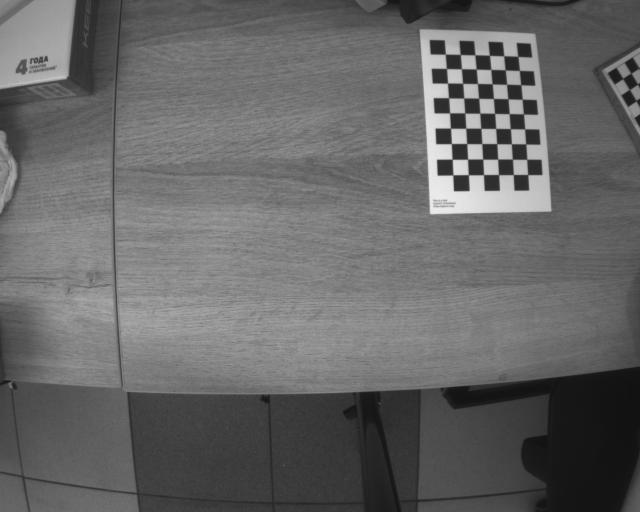
#> input picture calibration/3.png, 1280 x 1024 px, given in place of 582-3atemp.png, which was not available (shown at 1/2 size)
$ python find_obj.py ../calibration/3.png
#> lines starting #> are read from the running program, lines starting #| are printed output that depends on the picture; after the words box and inside, x2 and y2 are one past the last pixel; in counts of white or black regions, pixels touching at a corner belong together; pictures that were not available may be replaced by others from this repository, and a replacement may not be noted
#!/usr/bin/env python

'''
Feature-based image matching sample.

Note, that you will need the https://github.com/opencv/opencv_contrib repo for SIFT and SURF

USAGE
  find_obj.py [--feature=<sift|surf|orb|akaze|brisk>[-flann]] [ <image1> <image2> ]

  --feature  - Feature to use. Can be sift, surf, orb or brisk. Append '-flann'
               to feature name to use Flann-based matcher instead bruteforce.

  Press left mouse button on a feature point to see its matching point.
'''

# Python 2/3 compatibility
from __future__ import print_function

import numpy as np
import cv2
from modules.common import anorm, getsize

FLANN_INDEX_KDTREE = 1  # bug: flann enums are missing
FLANN_INDEX_LSH    = 6


def init_feature(name):
    chunks = name.split('-')
    if chunks[0] == 'sift':
        detector = cv2.xfeatures2d.SIFT_create()
        norm = cv2.NORM_L2
    elif chunks[0] == 'surf':
        detector = cv2.xfeatures2d.SURF_create(800)
        norm = cv2.NORM_L2
    elif chunks[0] == 'orb':
        detector = cv2.ORB_create(400)
        norm = cv2.NORM_HAMMING
    elif chunks[0] == 'akaze':
        detector = cv2.AKAZE_create()
        norm = cv2.NORM_HAMMING
    elif chunks[0] == 'brisk':
        detector = cv2.BRISK_create()
        norm = cv2.NORM_HAMMING
    else:
        return None, None
    if 'flann' in chunks:
        if norm == cv2.NORM_L2:
            flann_params = dict(algorithm = FLANN_INDEX_KDTREE, trees = 5)
        else:
            flann_params= dict(algorithm = FLANN_INDEX_LSH,
                               table_number = 6, # 12
                               key_size = 12,     # 20
                               multi_probe_level = 1) #2
        matcher = cv2.FlannBasedMatcher(flann_params, {})  # bug : need to pass empty dict (#1329)
    else:
        matcher = cv2.BFMatcher(norm)
    return detector, matcher


def filter_matches(kp1, kp2, matches, ratio = 0.75):
    mkp1, mkp2 = [], []
    for m in matches:
        if len(m) == 2 and m[0].distance < m[1].distance * ratio:
            m = m[0]
            mkp1.append( kp1[m.queryIdx] )
            mkp2.append( kp2[m.trainIdx] )
    p1 = np.float32([kp.pt for kp in mkp1])
    p2 = np.float32([kp.pt for kp in mkp2])
    kp_pairs = zip(mkp1, mkp2)
    return p1, p2, list(kp_pairs)

def explore_match(win, img1, img2, kp_pairs, status = None, H = None):
    h1, w1 = img1.shape[:2]
    h2, w2 = img2.shape[:2]
    vis = np.zeros((max(h1, h2), w1+w2), np.uint8)
    vis[:h1, :w1] = img1
    vis[:h2, w1:w1+w2] = img2
    vis = cv2.cvtColor(vis, cv2.COLOR_GRAY2BGR)

    if H is not None:
        corners = np.float32([[0, 0], [w1, 0], [w1, h1], [0, h1]])
        corners = np.int32( cv2.perspectiveTransform(corners.reshape(1, -1, 2), H).reshape(-1, 2) + (w1, 0) )
        cv2.polylines(vis, [corners], True, (255, 255, 255))

    if status is None:
        status = np.ones(len(kp_pairs), np.bool_)
    p1, p2 = [], []  # python 2 / python 3 change of zip unpacking
    for kpp in kp_pairs:
        p1.append(np.int32(kpp[0].pt))
        p2.append(np.int32(np.array(kpp[1].pt) + [w1, 0]))

    green = (0, 255, 0)
    red = (0, 0, 255)
    white = (255, 255, 255)
    kp_color = (51, 103, 236)
    for (x1, y1), (x2, y2), inlier in zip(p1, p2, status):
        if inlier:
            col = green
            cv2.circle(vis, (x1, y1), 2, col, -1)
            cv2.circle(vis, (x2, y2), 2, col, -1)
        else:
            col = red
            r = 2
            thickness = 3
            cv2.line(vis, (x1-r, y1-r), (x1+r, y1+r), col, thickness)
            cv2.line(vis, (x1-r, y1+r), (x1+r, y1-r), col, thickness)
            cv2.line(vis, (x2-r, y2-r), (x2+r, y2+r), col, thickness)
            cv2.line(vis, (x2-r, y2+r), (x2+r, y2-r), col, thickness)
    vis0 = vis.copy()
    for (x1, y1), (x2, y2), inlier in zip(p1, p2, status):
        if inlier:
            cv2.line(vis, (x1, y1), (x2, y2), green)

    #-----------------------------------------------------| ASIFT CHANGES FOR NIPEL SEARCH!
    #cv2.imshow(win, vis)
    return vis
    #-----------------------------------------------------|

    def onmouse(event, x, y, flags, param):
        cur_vis = vis
        if flags & cv2.EVENT_FLAG_LBUTTON:
            cur_vis = vis0.copy()
            r = 8
            m = (anorm(np.array(p1) - (x, y)) < r) | (anorm(np.array(p2) - (x, y)) < r)
            idxs = np.where(m)[0]
            kp1s, kp2s = [], []
            for i in idxs:
                 (x1, y1), (x2, y2) = p1[i], p2[i]
                 col = (red, green)[status[i]]
                 cv2.line(cur_vis, (x1, y1), (x2, y2), col)
                 kp1, kp2 = kp_pairs[i]
                 kp1s.append(kp1)
                 kp2s.append(kp2)
            cur_vis = cv2.drawKeypoints(cur_vis, kp1s, None, flags=4, color=kp_color)
            cur_vis[:,w1:] = cv2.drawKeypoints(cur_vis[:,w1:], kp2s, None, flags=4, color=kp_color)

        cv2.imshow(win, cur_vis)
    cv2.setMouseCallback(win, onmouse)
    return vis


if __name__ == '__main__':
    print(__doc__)

    import sys, getopt
    opts, args = getopt.getopt(sys.argv[1:], '', ['feature='])
    opts = dict(opts)
    feature_name = opts.get('--feature', 'brisk')
    try:
        fn1, fn2 = args
    except:
        fn1 = 'templates/582-3atemp.png'
        fn2 = 'templates/582-3a.png'

    img1 = cv2.imread(fn1, 0)
#> img1 is the input picture: shape (1024, 1280); min 17, max 238, mean 102.2
    img2 = cv2.imread(fn2, 0)
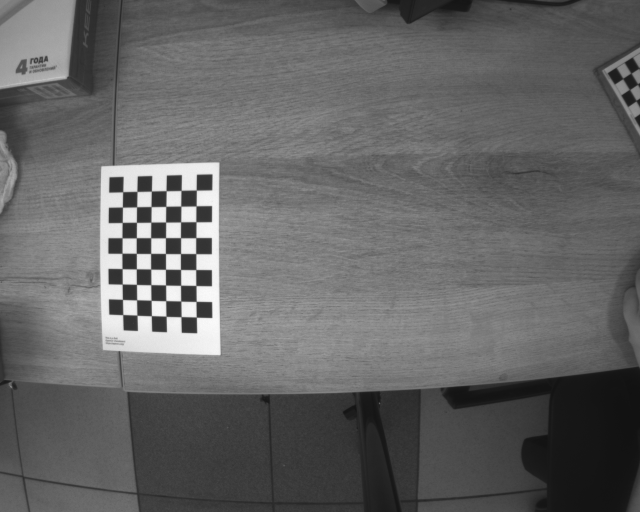
#> input picture calibration/4.png, 1280 x 1024 px, given in place of 582-3a.png, which was not available (shown at 1/2 size)
#> img2 is the input picture: shape (1024, 1280); min 17, max 254, mean 100.5
    detector, matcher = init_feature(feature_name)

    if img1 is None:
        print('Failed to load fn1:', fn1)
        sys.exit(1)

    if img2 is None:
        print('Failed to load fn2:', fn2)
        sys.exit(1)

    if detector is None:
        print('unknown feature:', feature_name)
        sys.exit(1)

    print('using', feature_name)

    kp1, desc1 = detector.detectAndCompute(img1, None)
#> kp1 = 1079 keypoints; strongest (x, y, size): (875, 262, 58.7), (876, 278, 72), (879, 324, 53.9), (877, 348, 29.8)
    kp2, desc2 = detector.detectAndCompute(img2, None)
#> kp2 = 1077 keypoints; strongest (x, y, size): (419, 568, 51.5), (419, 440, 49.6), (420, 504, 48.2), (419, 631, 48)
    print('img1 - %d features, img2 - %d features' % (len(kp1), len(kp2)))
#| img1 - 1079 features, img2 - 1077 features

    def match_and_draw(win):
        #print('matching...')
        raw_matches = matcher.knnMatch(desc1, trainDescriptors = desc2, k = 2) #2
        p1, p2, kp_pairs = filter_matches(kp1, kp2, raw_matches)
        if len(p1) >= 4:
            H, status = cv2.findHomography(p1, p2, cv2.RANSAC, 5.0)
            print('%d / %d  inliers/matched' % (np.sum(status), len(status)))
        else:
            H, status = None, None
            print('%d matches found, not enough for homography estimation' % len(p1))

        vis = explore_match(win, img1, img2, kp_pairs, status, H)

    match_and_draw('find_obj')
#> in match_and_draw, `raw_matches = matcher.knnMatch(desc1, trainDescriptors = desc2, k = 2)`: raw_matches = 1079 matches
#> after the loop in filter_matches, `for m in matches:`: mkp1 = 263 keypoints; strongest (x, y, size): (875, 285, 48), (911, 377, 52.8), (874, 264, 72), (873, 220, 60); mkp2 = 263 keypoints; strongest (x, y, size): (418, 542, 57.1), (420, 352, 46.7), (221, 442, 46.9), (421, 570, 27)
#> in filter_matches, `p1 = np.float32([kp.pt for kp in mkp1])`: p1 = 263 pairs, first value 22.36 to 1259.8, second value 82.19 to 981
#> in filter_matches, `p2 = np.float32([kp.pt for kp in mkp2])`: p2 = 263 pairs, first value 22.4 to 1259.8, second value 114.2 to 981
#> in match_and_draw, `p1, p2, kp_pairs = filter_matches(kp1, kp2, raw_matches)`: kp_pairs = 263 items
#> in match_and_draw, `H, status = cv2.findHomography(p1, p2, cv2.RANSAC, 5.0)`: H = [[1, 8.41e-05, -0.0166], [8.43e-05, 1, -0.113], [5.25e-07, 4.79e-07, 1]]; status = 263 values, max 1 at index 3, min 0 at index 0, mean 0.304
#| 80 / 263  inliers/matched
#> in explore_match, `vis[:h1, :w1] = img1`:
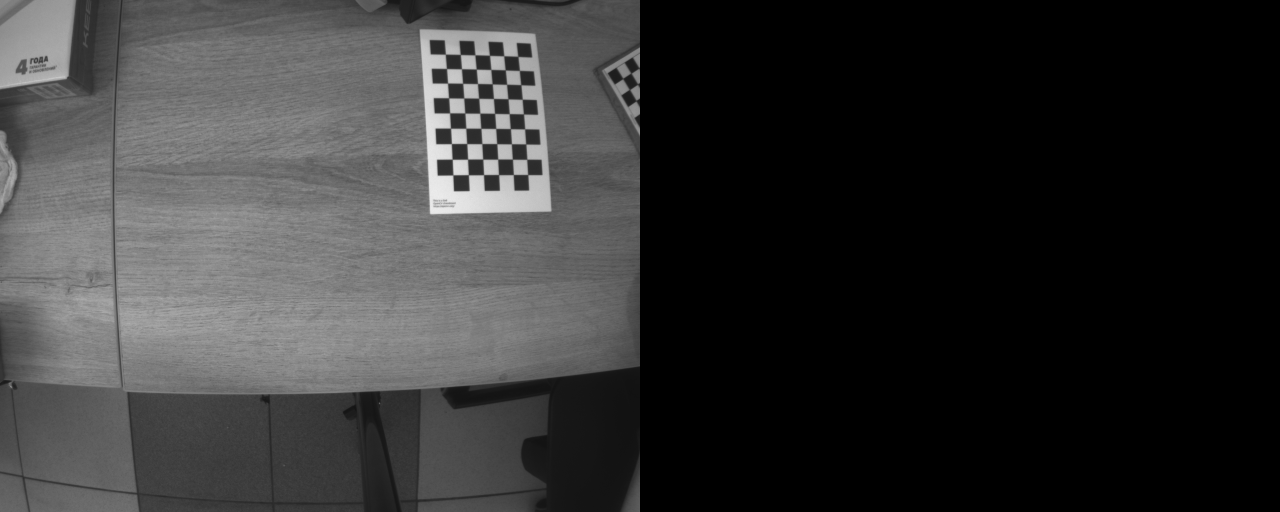
#> vis: shape (1024, 2560) (shown at 1/2 size); min 0, max 238, mean 51.1
#> in explore_match, `vis[:h2, w1:w1+w2] = img2`:
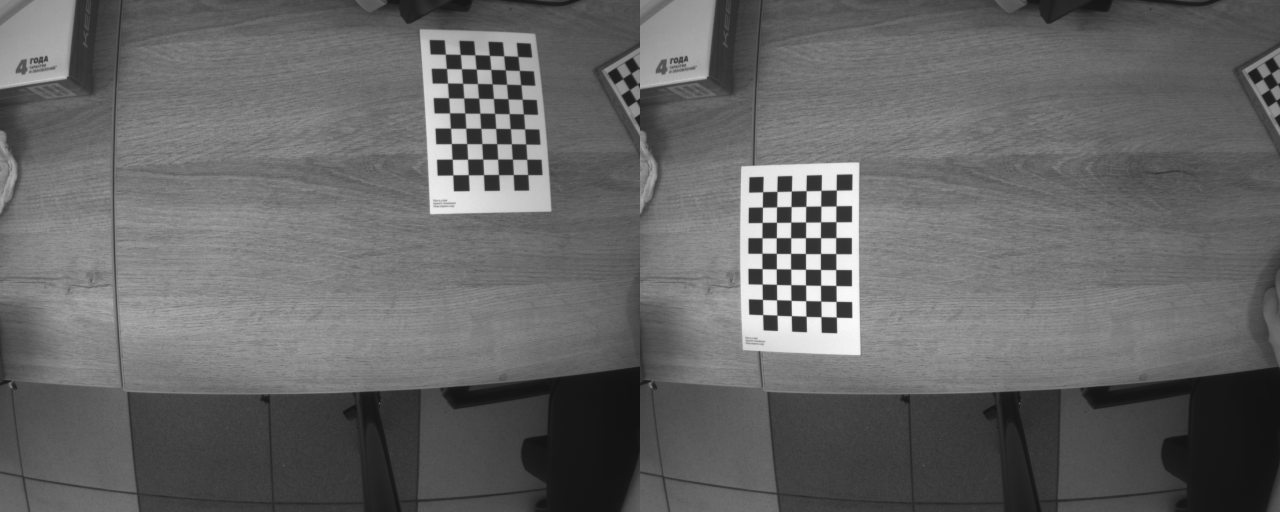
#> vis: shape (1024, 2560) (shown at 1/2 size); min 17, max 254, mean 101.3
#> in explore_match, `corners = np.int32( cv2.perspectiveTransform(corners.reshape(1, -1, 2)..`: corners = [[1279, 0], [2560, 0], [2559, 1023], [1280, 1024]]
#> in explore_match, `cv2.polylines(vis, [corners], True, (255, 255, 255))`:
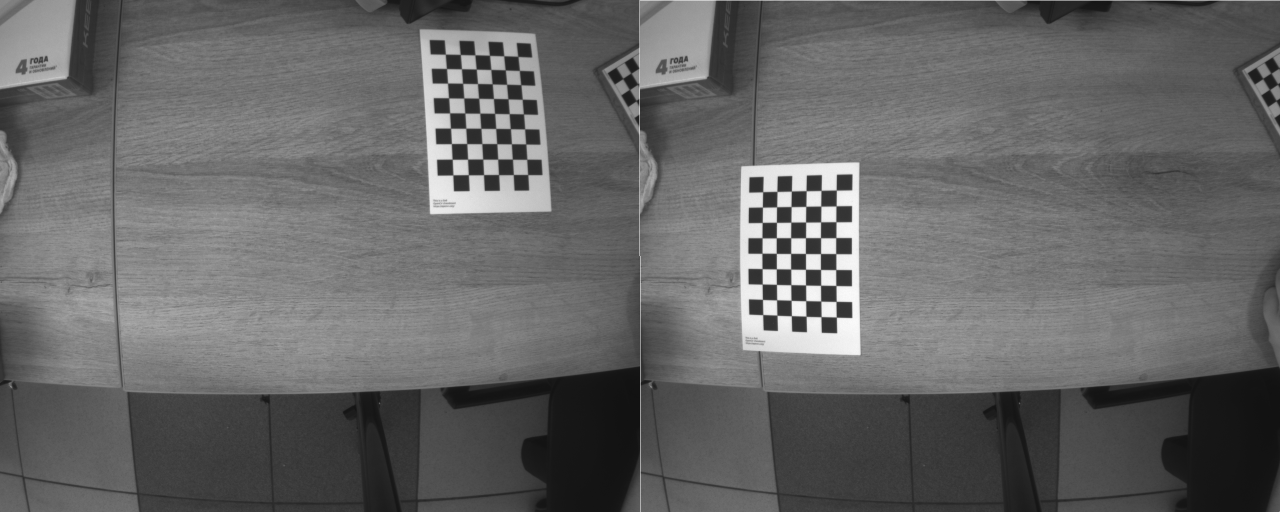
#> vis: shape (1024, 2560, 3) (shown at 1/2 size); min 17, max 255, mean 101.5
#> the loop in explore_match, `for kpp in kp_pairs:` made 263 passes
#> kpp on passes 4 to 6: 2 keypoints; (x, y, size): (84, 114, 13.9), (84, 114, 14.1), 2 keypoints; (x, y, size): (80, 114, 14.4), (80, 114, 14.8), 2 keypoints; (x, y, size): (72, 121, 12.3), (72, 121, 12.3)
#> after the loop in explore_match, `for kpp in kp_pairs:`: p1 = 263 pairs, first value 22 to 1259, second value 82 to 981; p2 = 263 pairs, first value 1302 to 2539, second value 114 to 981
#> the loop in explore_match, `for (x1, y1), (x2, y2), inlier in zip(p1, p2, status):` made 263 passes
#> (x1, y1, x2, y2, inlier, col) on passes 1 to 12: (1059, 87, 1701, 476, [0], (0, 0, 255)), (918, 107, 1580, 385, [0], (0, 0, 255)), (980, 113, 1614, 537, [0], (0, 0, 255)), (83, 114, 1364, 114, [1], (0, 255, 0)), (80, 114, 1360, 114, [1], (0, 255, 0)), (71, 120, 1351, 120, [1], (0, 255, 0)), (81, 119, 1361, 120, [1], (0, 255, 0)), (64, 120, 1344, 120, [1], (0, 255, 0)), (89, 120, 1369, 120, [1], (0, 255, 0)), (93, 120, 1373, 119, [1], (0, 255, 0)), (80, 125, 1360, 125, [1], (0, 255, 0)), (83, 124, 1363, 124, [1], (0, 255, 0))
#> col on passes 61 to 66: (0, 0, 255), (0, 0, 255), (0, 0, 255), (0, 0, 255), (0, 0, 255), (0, 0, 255)
#> after the loop in explore_match, `for (x1, y1), (x2, y2), inlier in zip(p1, p2, status):`:
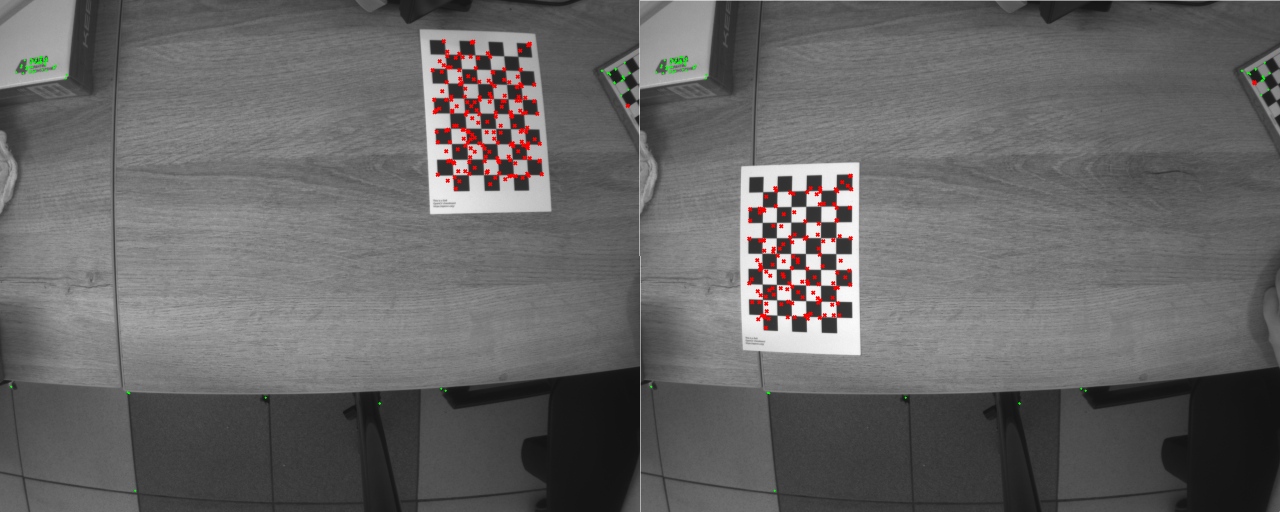
#> vis: shape (1024, 2560, 3) (shown at 1/2 size); 0.65% of pixels changed, all inside (x1, y1, x2, y2) = (20, 78, 2542, 984)
#> the loop in explore_match, `for (x1, y1), (x2, y2), inlier in zip(p1, p2, status):` made 263 passes
#> (x1, y1, x2, y2, inlier) on passes 1 to 3: (1059, 87, 1701, 476, [0]), (918, 107, 1580, 385, [0]), (980, 113, 1614, 537, [0])
#> after the loop in explore_match, `for (x1, y1), (x2, y2), inlier in zip(p1, p2, status):`:
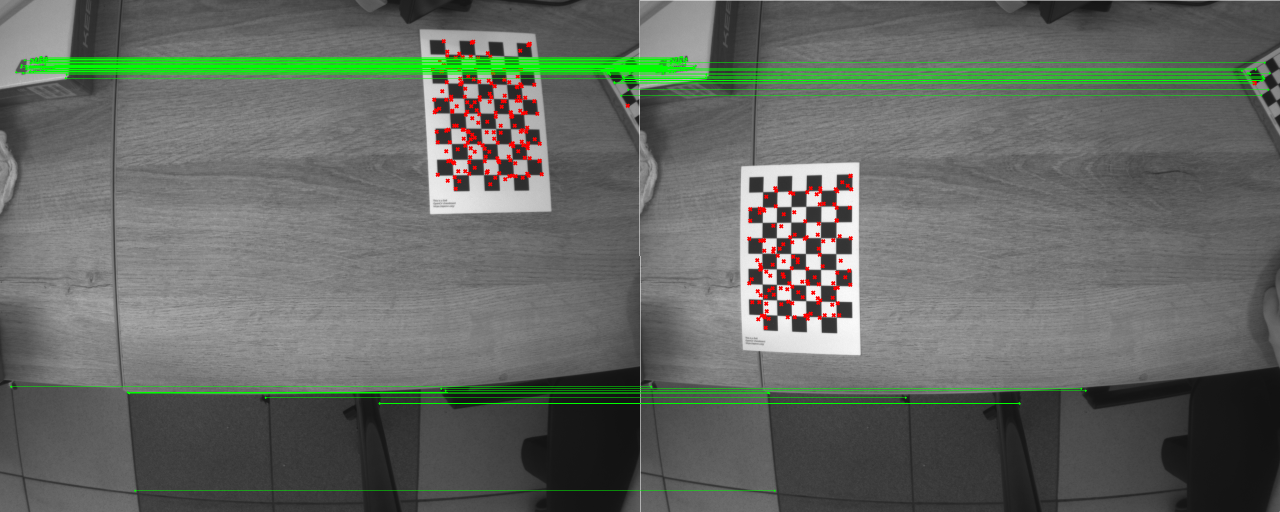
#> vis: shape (1024, 2560, 3) (shown at 1/2 size); 2.43% of pixels changed, all inside (x1, y1, x2, y2) = (25, 114, 2537, 982)
    cv2.waitKey()
    cv2.destroyAllWindows()
